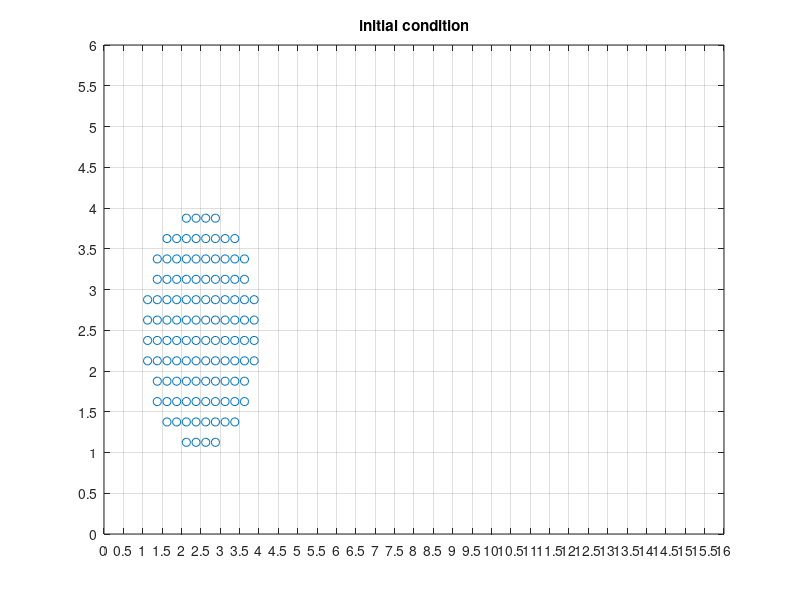

MATLAB code for this plot: (Note: this script raises an error after producing the figure.)
% close all;
clear all;
tic;

%% Update
% 14 Feb update the damping m.a = F - c/m.v
% 14 Feb test the gravity loading 1D

% Unit
% kN - seconds - m
cfilter=0;

% fid=fopen('elasticSquare1.txt');

%% Material porperties
E                       = 10000     ;                  % Young modulus of solid
psp                     = 4.0           ;                  % solid density
nu                      = 0.41           ;                  % Poison ratio
g                       = 0.0            ;                  % gravity acceleration

D = [E/(1-nu.^2) E*nu/(1-nu.^2) 0; E*nu/(1-nu.^2) E/(1-nu.^2) 0; 0 0 E/(1-nu)];

%% Boundary condition
nfbc                    = 82             ;                  % number of fixed nodes
nfbn                    = 0              ;                  % number of traction nodes
fbc = [];

for i=1:31
fbc                     = [fbc 35+i-1]         ;                  % index of fixed nodes
end

for i=1:31
fbc                     = [fbc 365+i-1]         ;                  % index of fixed nodes
end

for i=1:10
fbc                     = [fbc 35+33*i]         ;                  % index of fixed nodes
end

for i=1:10
fbc                     = [fbc 65+33*i]         ;                  % index of fixed nodes
end

%% Time
ftime                   = 10;
dt                      = 0.001;
ndt                     = round(ftime/dt) +1;
t                       = 0;
n                       = 1;
damps                   = 0.0;

% time integration
p_b                     = 1.0;
a_m                     = (2*p_b-1)/(1+p_b);
beta                    = (5-3*p_b)/(1+p_b).^2/(2-p_b);
gamma                   = 3/2-a_m;

%% Grid generation
NN(1,1)                 = 33;                               % number of nodes in X direction
NN(1,2)                 = 13;                               % number of nodes in Y direction
cellCount               = (NN(1)-1)*(NN(2)-1);              % number of elements
nodeCount               = NN(1)*NN(2);                      % number of nodes
LOC                     = zeros(NN(1)*NN(2),2);             % zero matrix of all nodal coordinate
le(1,1)                 = 0.5;                              % size of element in X direction
le(1,2)                 = le(1,1);                          % size of element in Y direction

LOCX                    = [0:NN(1)-1]'*le(1);               % Location of all nodes in X direction
LOCY                    = [0:NN(2)-1]'*le(2);               % Location of all nodes in Y direction

LOCCX                   = [0:(NN(1)-1)-1]'*le(1)+le(1)/2;   % Location of cells in X direction
LOCCY                   = [0:(NN(2)-1)-1]'*le(2)+le(2)/2;   % Location of cells in X direction

for i=1:NN(2)
    LOC((1+NN(1)*(i-1)):(NN(1)*(i-1)+NN(1)),1) = LOCX;      % generate the X node position in LOC
end

for i=1:NN(2)
    LOC((NN(1)*(i-1))+1:NN(1)*i,2) = LOCY(i);               % generate the Y nodeposition in LOC
end

for i=1:NN(2)-1
    LOCC((1+(NN(1)-1)*(i-1)):((NN(1)-1)*(i-1)+(NN(1)-1)),1) = LOCCX;        % generate the X element position in LOCC
end

for i=1:NN(2)-1
    LOCC(((NN(1)-1)*(i-1))+1:(NN(1)-1)*i,2) = LOCCY(i);                     % generate the Y element position in LOCC
end

%% Particle generation
particle_per_cell       = 4;
spCount                 = 100*particle_per_cell;
lp(1,1)                 = le(1,1)/2;                                 % size of particle in X direction
lp(1,2)                 = lp(1,1);                              % size of particle in Y direction
x_sp                    = zeros(spCount,2);
d_sp                    = zeros(spCount,2);

sp=1;
while sp<spCount+0.0001
    for i=1:20
        for j=1:20
            x_sp(sp,1:2)= [1*le(1,1)+0.5*lp(1,1)+(j-1)*lp(1,1) 1*le(1,2)+0.5*lp(1,2)+(i-1)*lp(1,2)];
            sp=sp+1;
        end
    end  
end

sp=1;
while sp<spCount+1
    
        x_center = x_sp(sp,1)-2.5;
        y_center = x_sp(sp,2)-2.5;
        Radius = 1.5;
        
     if (x_center^2+y_center^2)>Radius^2 
    x_sp(sp,:)=[];
    spCount=spCount-1;
    sp=sp-1;
     end
    sp=sp+1;
end

figure
plot(x_sp(:,1),x_sp(:,2),'o');
title('initial condition');
grid on
axis([0,16,0,6]);
set(gca,'xtick',[0:le(1,1):LOCX(NN(1,1))]);
set(gca,'ytick',[0:le(1,2):LOCY(NN(1,2))]);
% set(gca,'XTickLabel',[]);
% set(gca,'YTickLabel',[]);

%% Initial condition
% Particle
dparticle               = lp(1)*lp(2);                          % area of particle domain
x_spo                   = x_sp;                                 % initial position
V_sp                    = dparticle * ones(spCount,1);          % volumn
m_sp                    = psp * V_sp;                           % mass
b_sp                    = [0 0];                                % body force
s_sp                    = zeros(spCount,3);                     % Stress tensor
ds_sp                   = zeros(spCount,3);                     % Stress increment
v_ssp                   = zeros(spCount,2);                     % velocty
e_sp                    = zeros(spCount,3);                     % Strain tensor
de_sp                   = zeros(spCount,3);                     % Strain increment
F_sp                    = zeros(spCount,3);
ptraction_sp            = zeros(spCount,2);
alpha_sp                = zeros(spCount,1);

for sp=1:spCount
    v_ssp(sp,:) = [5 0];
end

% Node
nmass_si                = zeros(nodeCount,1);
nmomentum_si            = zeros(nodeCount,2);
nvolume_si              = zeros(nodeCount,1);
niforce_si              = zeros(nodeCount,2);
neforce_si              = zeros(nodeCount,2);
nvelo_si                = zeros(nodeCount,2);
traction_si             = zeros(nodeCount,2);
nacc_si                 = zeros(nodeCount,2);
nacc_old_si             = zeros(nodeCount,2);
nacc_middle_si          = zeros(nodeCount,2);
nstress_si              = zeros(nodeCount*2,2);
A_si                    = zeros(nodeCount*2,2);

%% start the algorithm
% video
timestep = 100;    % number of frame to save
r=timestep/20;      % number of frame per second video ~200s

writerObj2           = VideoWriter('MPM.avi');
writerObj2.FrameRate = r;    % number of frame per second
open(writerObj2);
    for tt = 1:timestep
         ft              = ftime/timestep*tt;
         
%   ft=ftime;

 while t<ft+0.0000000001      
     t
     
%% Reset value of node
nmass_si(:)                = 0;
nmomentum_si(:)            = 0;  
niforce_si(:)              = 0;
neforce_si(:)              = 0;
nvelo_si(:)                = 0;
nvolume_si(:)              = 0;
nacc_si(:)                 = 0;
nacc_middle_si(:)          = 0;
traction_si(:)             = 0;

%% Store particles into cell
 spElems = zeros(spCount,1);                            % vectors store no of elements for each particle
 xc = zeros(spCount,2);                                 % particle position - centroid of element
 CONNECT = zeros(spCount,4);                            % node 1=leftdown 2=righdown 3=rightup 4= leftup
 N = zeros(spCount,4);                                  % Shape function
 dN = zeros(spCount,8);                                 % Gradient of shape function
 
 for sp = 1:spCount
 spElems(sp) = ceil(x_sp(sp,1)/le(1))+(NN(1)-1)*(fix(x_sp(sp,2)/le(2)));   % compute vector store index elements                           
 
 CONNECT(sp,1) = spElems(sp) + floor(spElems(sp)/(NN(1)-1));
 CONNECT(sp,2) = CONNECT(sp,1)+1; 
 CONNECT(sp,3) = CONNECT(sp,2)+NN(1); 
 CONNECT(sp,4) = CONNECT(sp,1)+NN(1);

[N(sp,1),dN(sp,1),dN(sp,5)]=linearshape(x_sp(sp,1:2),LOC(CONNECT(sp,1),:),le(1,1),le(1,2));
[N(sp,2),dN(sp,2),dN(sp,6)]=linearshape(x_sp(sp,1:2),LOC(CONNECT(sp,2),:),le(1,1),le(1,2));
[N(sp,3),dN(sp,3),dN(sp,7)]=linearshape(x_sp(sp,1:2),LOC(CONNECT(sp,3),:),le(1,1),le(1,2));
[N(sp,4),dN(sp,4),dN(sp,8)]=linearshape(x_sp(sp,1:2),LOC(CONNECT(sp,4),:),le(1,1),le(1,2));

 % Build matrix of gradient of shape function of 4 nodes of the cell which
 % contain the particles
dG((sp-1)*4+[1:4],:) = [dN(sp,1) dN(sp,5);dN(sp,2) dN(sp,6);dN(sp,3) dN(sp,7);dN(sp,4) dN(sp,8)];
 end
 
 
 for c =1:cellCount
     id_sp = find(spElems==c);
     mspoints{c}=id_sp;
 end
 
 %% Mapping from particle to nodes
 for sp=1:spCount
 % Build stress tensor
 SSP = [s_sp(sp,1) s_sp(sp,3);s_sp(sp,3) s_sp(sp,2)];
 
 for j=1:4
     spid                           = CONNECT(sp,j);
     
 % Mass
 nmass_si(CONNECT(sp,j))            = nmass_si(CONNECT(sp,j)) + m_sp(sp)*N(sp,j);
 
 % Momentum
 nmomentum_si(CONNECT(sp,j),:)      = nmomentum_si(CONNECT(sp,j),:) + m_sp(sp)*v_ssp(sp,:)*N(sp,j);
 
 % Internal forces
niforce_si(CONNECT(sp,j),:)         = niforce_si(CONNECT(sp,j),:) - (V_sp(sp)*SSP*dG((sp-1)*4+j,:)')';

 % External forces
neforce_si(CONNECT(sp,j),:)         = neforce_si(CONNECT(sp,j),:) + b_sp*m_sp(sp)*N(sp,j);

% Traction
 traction_si(CONNECT(sp,j),:)       = traction_si(CONNECT(sp,j),:) + V_sp(sp)*ptraction_sp(sp,:)*N(sp,j)/le(1,1)/le(1,2);
 
end 
 end

%% Update momentum
% Update force
 nforce_si      = niforce_si + neforce_si + traction_si;
 nmomentum_si   = nmomentum_si + nforce_si*dt;
 
 for n=1:nodeCount
      if nmass_si(n)==0
         continue
      end
 nacc_middle_si(n,:) = nforce_si(n,:)/nmass_si(n);
 nacc_si(n,:)        = (nacc_middle_si(n,:) - nacc_old_si(n,:) * a_m)/(1 - a_m);
 end
 
 % Boundary condition
for i=1:nfbc
nforce_si(fbc(i),:)     = 0;
nmomentum_si(fbc(i),:)  = 0;
end
 
 % Update solid particle velocity and position
  for sp = 1:spCount
if cfilter == 1
     for j = 1:4
              if nmass_si(CONNECT(sp,j))==0
                continue
              end
     
         v_ssp(sp,:)                      = v_ssp(sp,:) + dt * N(sp,j) * ((1-gamma)*nacc_old_si(CONNECT(sp,j),:)+gamma*nacc_si(CONNECT(sp,j),:));
         x_sp(sp,:)                       = x_sp(sp,:) + N(sp,j)*dt*(nmomentum_si(CONNECT(sp,j),:)/ nmass_si(CONNECT(sp,j)) + dt*((0.5-beta)*nacc_old_si(CONNECT(sp,j),:)+beta*nacc_si(CONNECT(sp,j),:)));
         d_sp(sp,:)                       = d_sp(sp,:) + N(sp,j)*dt*(nmomentum_si(CONNECT(sp,j),:)/ nmass_si(CONNECT(sp,j)) + dt*((0.5-beta)*nacc_old_si(CONNECT(sp,j),:)+beta*nacc_si(CONNECT(sp,j),:)));  
     end
else
     for j = 1:4
              if nmass_si(CONNECT(sp,j))==0
                continue
              end         
         v_ssp(sp,:)                      = v_ssp(sp,:) + dt * N(sp,j) * (nforce_si(CONNECT(sp,j),:)/nmass_si(CONNECT(sp,j)));
         x_sp(sp,:)                       = x_sp(sp,:) + nmomentum_si(CONNECT(sp,j),:)*N(sp,j)*dt/ nmass_si(CONNECT(sp,j));
         d_sp(sp,:)                       = d_sp(sp,:) + nmomentum_si(CONNECT(sp,j),:)*N(sp,j)*dt/ nmass_si(CONNECT(sp,j));
     end   
end
 end
 
 %% Mapping velocity back to node

 nmomentum_si(:) = 0;
 % Momentum
 for sp = 1:spCount
     for j = 1:4
         nmomentum_si(CONNECT(sp,j),:)  = nmomentum_si(CONNECT(sp,j),:) + m_sp(sp)*v_ssp(sp,:)*N(sp,j);
     end
 end
 
 % Velocity
  for sp = 1:spCount
 for j = 1:4
      if nmass_si(CONNECT(sp,j),:) ==0
         continue
      end
nvelo_si(CONNECT(sp,j),:)               = nmomentum_si(CONNECT(sp,j),:)/nmass_si(CONNECT(sp,j)); 
 end
  end
 
% Boundary condition
for i=1:nfbc
nvelo_si(fbc(i),:)     = 0;
end
  
%   % Update effective stress
for c=1:cellCount
    mpts = mspoints{c};
    dEFSP = zeros(2,2*length(mpts));
    dS = zeros(2*length(mpts),4);
    
    for sp = 1:length(mpts)
        spid = mpts(sp);
        L_sp = zeros(2,2);
    
        for j=1:4
            L_sp = L_sp + [nvelo_si(CONNECT(spid,j),:)'*dG((spid-1)*4+j,:)];
        end
        
        dESP = (L_sp + L_sp')/2*dt; 
        dEFSP(:,sp*2-1:sp*2) = dESP;
        dS(2*sp-1:2*sp,:) = dG((spid-1)*4+1:(spid-1)*4+4,:)';
    end
    
    if cfilter==1
        
    % QR method
    if isempty(mpts) ==0
        [Q1,R]=qr(dS,0);
        
        r = rank(R);
%         if r~=3
%             break
%         end
        dEFSP = (dEFSP*Q1(:,1:r))*Q1(:,1:r)';
    end    
    end
    
    for sp = 1:length(mpts)
        spid = mpts(sp);
        de_sp(spid,1) = dEFSP(1,sp*2-1);
        de_sp(spid,2) = dEFSP(2,sp*2);
        de_sp(spid,3) = dEFSP(2,sp*2-1);
        
        ds_sp(spid,:) = D * de_sp(spid,:)';
        e_sp(spid,:)  =  e_sp(spid,:)+de_sp(spid,:);
        s_sp(spid,:)  = s_sp(spid,:) + ds_sp(spid,:);
    end
end

 % Update time and step 
 n = n+1;
 t = t+dt;
 
 % Store old nodal acceleration
 for n=1:nodeCount
 nacc_old_si(n,:) = nacc_si(n,:);
 end
 
 end
 
displacement = zeros(spCount,1);
velocity = zeros(spCount,1);
strain = zeros(spCount,1);
for sp=1:spCount
    displacement(sp) = sqrt(d_sp(sp,1)^2+d_sp(sp,2)^2);
    velocity(sp) = sqrt(v_ssp(sp,1)^2+v_ssp(sp,2)^2);
    strain(sp) = sqrt(e_sp(sp,1)^2+e_sp(sp,2)^2);
end

StressProfile1=figure;
set(StressProfile1, 'visible','off');
sz = 40;
color = strain;
% color = s_sp(:,3);
scatter(x_sp(:,1),x_sp(:,2),sz,color,'filled');
grid on
axis([0,LOCX(NN(1,1)),0,LOCY(NN(1,2))]);
set(gca,'xtick',[0:0.5:LOCX(NN(1,1))]);
set(gca,'ytick',[0:0.5:LOCY(NN(1,2))]);
h=colorbar;
colormap(jet(256))

% set(h, 'ytick', [0:0.2:1.2]);
caxis([0 0.25]);

    frame2 = getframe(StressProfile1);
    writeVideo(writerObj2,frame2);
 
    end

    close(writerObj2);